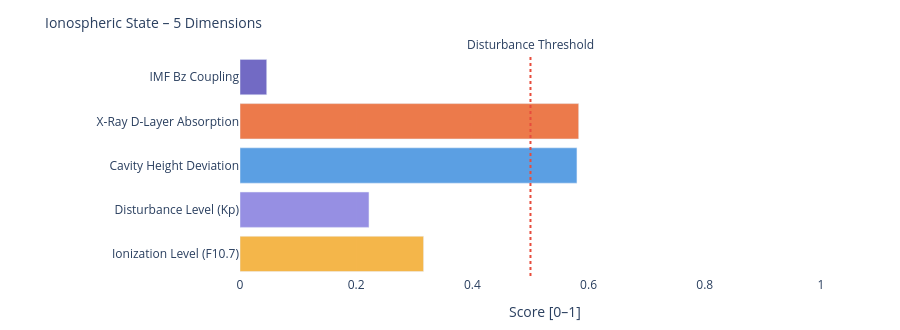

Notebook cell for this chart:
### Markdown cell above
---
### 📐 Systemic Insight: Geometric Cavity vs. Real Schumann Resonance

**Relevant for:** Layer 6 = delta analysis &nbsp;|&nbsp; Layer 7 = feature vector / system interpretation

A cavity height change from 80 km to 70 km shifts the **idealized geometric frequencies** only minimally:

| Modus | Aktuell | Referenz | Δ |
|-------|---------|----------|---|
| SR-1 | 10.4762 Hz | 10.4599 Hz | +16 mHz |
| SR-2 | 18.1452 Hz | 18.1171 Hz | +28 mHz |
| SR-3 | 25.6612 Hz | 25.6215 Hz | +40 mHz |
| SR-4 | 33.1285 Hz | 33.0772 Hz | +51 mHz |

The geometric effect is limited because 10 km is very small compared to Earth's radius (~6371 km).

**Consequence:** Real Schumann deviations are likely driven more strongly by **conductivity, damping, day/night structure, lightning distribution and source geometry** than by pure cavity height.

---

**Layer 6 compares:**
```
geometric Δ from Layer 4  vs.  observed Δ from real Schumann measurement data
```

**Layer 7 Feature:**
```
If real Δ >> geometric Δ  →  non-geometric factors dominant
```

### Code cell
# ============================================================
# IONOSPHERIC STATE – Summary gauge
# Five dimensions: ionization, disturbance, cavity height, X-Ray, Bz coupling
# ============================================================

def norm(v, lo, hi):
    if v is None: return None
    return round(max(0.0, min(1.0, (v - lo) / (hi - lo))), 3)

# Ionization level (F10.7 → F2-Layer)
ioniz = norm(f107_val, 60, 250)

# Disturbance level (Kp → E/F-Layer irregularities)
disturb = norm(kp_val, 0, 9)

# Cavity height deviation from reference (80 km)
h_dev = norm(abs(h_eff - 80), 0, 20)

# X-Ray ionization (D-Layer absorption)
xray_ioniz = None
if xray_now is not None:
    xray_ioniz = norm(math.log10(max(xray_now, 1e-9)) + 9, 0, 5)

# Bz coupling (southward Bz → stronger magnetosphere-ionosphere coupling)
bz_coupling = norm(-(bz_now or 0), -5, 30) if bz_now is not None else None

dims = [
    ('Ionization Level (F10.7)',    ioniz,      '#F2A623'),
    ('Disturbance Level (Kp)',      disturb,    '#7F77DD'),
    ('Cavity Height Deviation',     h_dev,      '#378ADD'),
    ('X-Ray D-Layer Absorption',    xray_ioniz, '#E85D24'),
    ('IMF Bz Coupling',             bz_coupling,'#534AB7'),
]

fig = go.Figure()
for name, val, col in dims:
    if val is not None:
        h = int(val * 20)
        bar = '█' * h + '░' * (20 - h)
        label = f'{name}:  {bar}  {val:.3f}'
    else:
        label = f'{name}:  {"─" * 20}  n/a'
    fig.add_trace(go.Bar(
        x=[val if val is not None else 0],
        y=[name],
        orientation='h',
        marker_color=col, opacity=0.82,
        showlegend=False
    ))

fig.add_vline(x=0.5, line_dash='dot', line_color='#e74c3c',
              annotation_text='Disturbance Threshold', annotation_position='top')
fig.update_layout(
    title=dict(text='Ionospheric State – 5 Dimensions', font=dict(size=14)),
    xaxis=dict(title='Score [0–1]', range=[0, 1.05]),
    height=330, plot_bgcolor='rgba(0,0,0,0)', paper_bgcolor='rgba(0,0,0,0)',
    margin=dict(l=240, r=50, t=55, b=40)
)
fig.show()

print(f'\nIonospheric state:')
for name, val, _ in dims:
    print(f'  {name:<35} {val:.3f}' if val is not None else f'  {name:<35} n/a')

### Figure 1 — Plotly figure (JSON) as saved in the notebook; plotly's stock layout.template omitted (floating-point values rounded to 4 significant figures)
{"data": [{"marker": {"color": "#F2A623"}, "opacity": 0.82, "orientation": "h", "showlegend": false, "type": "bar", "x": [0.316], "y": ["Ionization Level (F10.7)"]}, {"marker": {"color": "#7F77DD"}, "opacity": 0.82, "orientation": "h", "showlegend": false, "type": "bar", "x": [0.222], "y": ["Disturbance Level (Kp)"]}, {"marker": {"color": "#378ADD"}, "opacity": 0.82, "orientation": "h", "showlegend": false, "type": "bar", "x": [0.58], "y": ["Cavity Height Deviation"]}, {"marker": {"color": "#E85D24"}, "opacity": 0.82, "orientation": "h", "showlegend": false, "type": "bar", "x": [0.583], "y": ["X-Ray D-Layer Absorption"]}, {"marker": {"color": "#534AB7"}, "opacity": 0.82, "orientation": "h", "showlegend": false, "type": "bar", "x": [0.046], "y": ["IMF Bz Coupling"]}], "layout": {"annotations": [{"showarrow": false, "text": "Disturbance Threshold", "x": 0.5, "xanchor": "center", "xref": "x", "y": 1, "yanchor": "bottom", "yref": "y domain"}], "height": 330, "margin": {"b": 40, "l": 240, "r": 50, "t": 55}, "paper_bgcolor": "rgba(0,0,0,0)", "plot_bgcolor": "rgba(0,0,0,0)", "shapes": [{"line": {"color": "#e74c3c", "dash": "dot"}, "type": "line", "x0": 0.5, "x1": 0.5, "xref": "x", "y0": 0, "y1": 1, "yref": "y domain"}], "title": {"font": {"size": 14}, "text": "Ionospheric State – 5 Dimensions"}, "xaxis": {"range": [0, 1.05], "title": {"text": "Score [0–1]"}}}}
